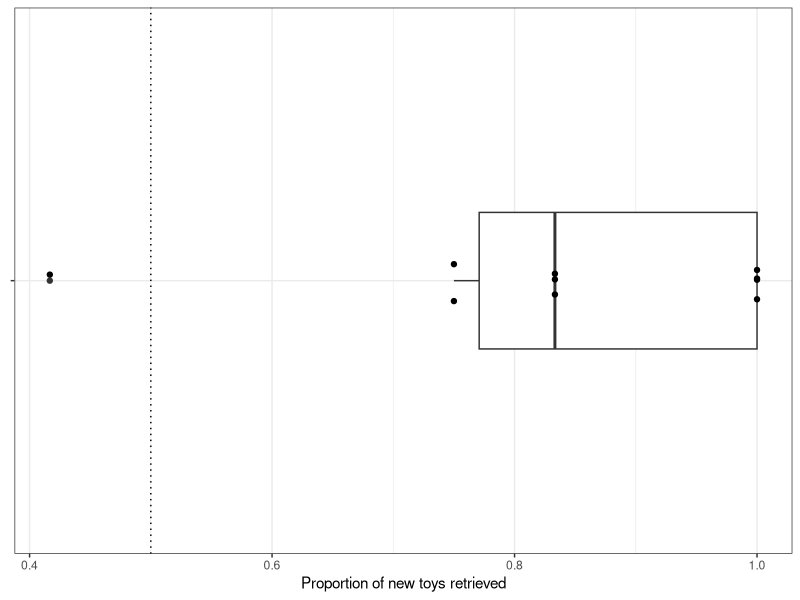

Write R code to recreate this figure.
## ---- chunk 1
library(ggplot2)

new.toy.prop <- c(1.0000, 1.0000, 0.7500, 1.0000, 0.4167,
                   0.8333, 0.7500, 0.8333, 0.8333, 1.0000)

dog.dat <- data.frame(dog = factor(1:10), prop.correct = new.toy.prop)

ggplot(dog.dat, aes(x = "", y = prop.correct)) +
  geom_boxplot(width = 0.3) +
  geom_jitter(width = 0.05, height = 0) +
  geom_hline(yintercept = 0.5, linetype = "dotted") +
  coord_flip() +
  labs(x = NULL, y = "Proportion of new toys retrieved") +
  theme_bw()
## ---- chunk 2
new.toy.prop <- c(1.0000, 1.0000, 0.7500, 1.0000, 0.4167,
                   0.8333, 0.7500, 0.8333, 0.8333, 1.0000)
test.result <- wilcox.test(x = new.toy.prop, # data
mu = 0.5, # M0 = .5
alternative = "two.sided", # Ha: M != M0
conf.level = 0.95) # alpha = 0.05
test.result
## ---- chunk 3
library(dplyr)
library(e1071)
library(knitr)

new.toy.prop <- c(1.0000, 1.0000, 0.7500, 1.0000, 0.4167,
                   0.8333, 0.7500, 0.8333, 0.8333, 1.0000)

summary.tab <- tibble(prop = new.toy.prop) |>
  summarise(
    n                = n(),
    Mean             = mean(prop),
    Median           = median(prop),
    SD               = sd(prop),
    IQR              = IQR(prop),
    Skewness         = skewness(prop),
    `Excess Kurtosis` = kurtosis(prop)
  )

kable(summary.tab, digits = 2, caption = "Proportion of New Toys Retrieved (n = 10 dogs)")
